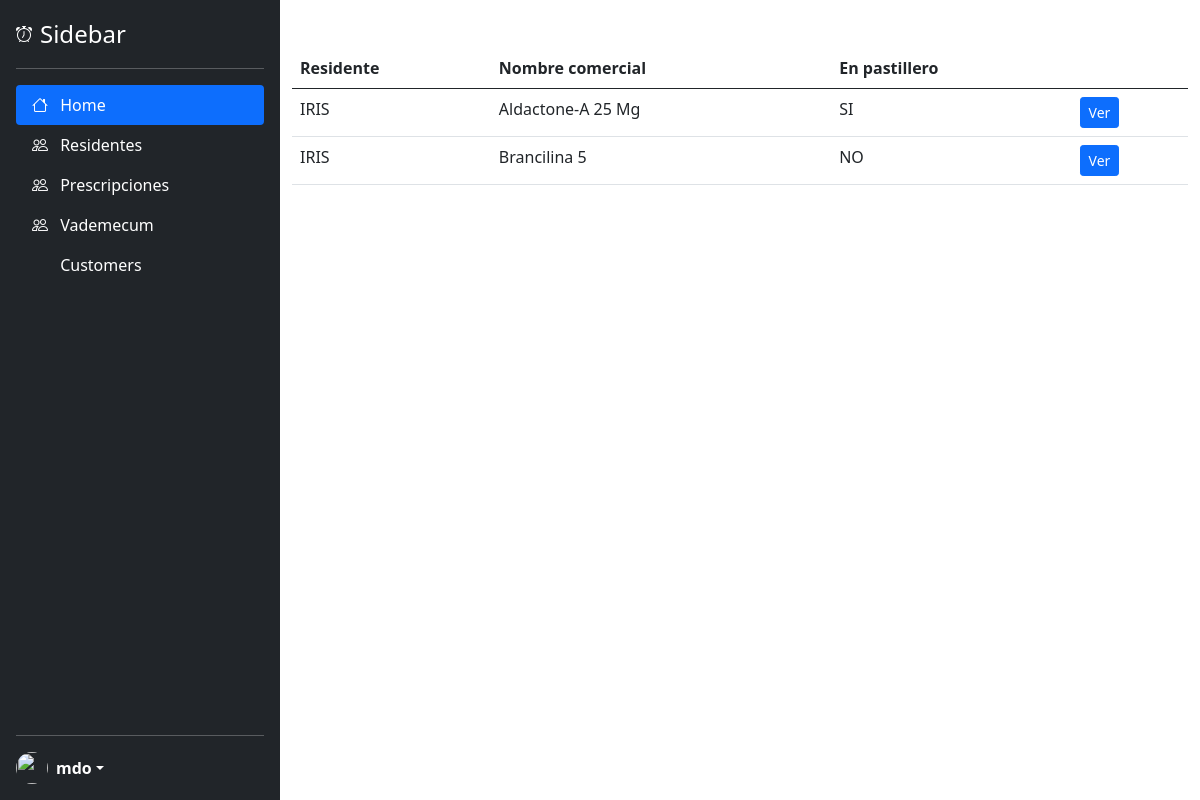
The app's page /prescriptions_list, older data.
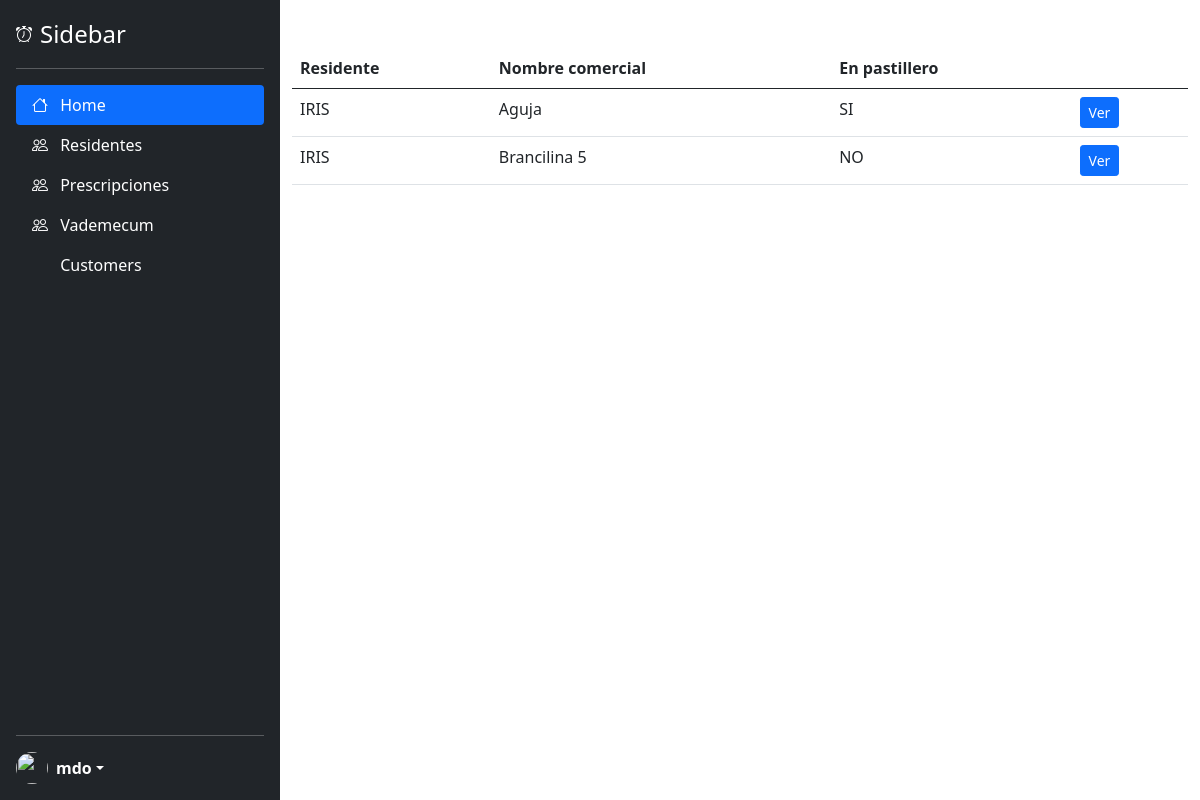
The same page, newer data.
### tables this page shows
CREATE TABLE "prescriptions" (
	"prescription_id"	INTEGER,
	"resident_id"	INTEGER NOT NULL,
	"medication_id"	INTEGER NOT NULL,
	"administration_route"	TEXT NOT NULL,
	"breakfast"	REAL,
	"lunch"	REAL,
	"tea"	REAL,
	"dinner"	REAL,
	"total_per_day"	REAL,
	"notes"	TEXT,
	"medication_status"	TEXT NOT NULL,
	"prescription_date"	DATE,
	"last_registry_date"	DATE,
	"in_pillbox"	BOOL NOT NULL,
	"floor"	TEXT NOT NULL,
	PRIMARY KEY("prescription_id" AUTOINCREMENT)
);

### main.py (the view)
@app.route("/prescriptions_list", methods = ["GET"])
def prescriptions_list():
    prescriptions_list = get_prescriptions_list()
    for prescription in prescriptions_list:
        prescription.to_show_in_html()
    return render_template('/prescriptions_list.html', prescriptions_list = prescriptions_list)

### src/prescription.py (called while the page is built)
def create_prescription_dictionary(prescription_tuple):
    prescription_dictionary = {
        "prescription_id": prescription_tuple[0],
        "resident_id": prescription_tuple[1],
        "medication_id": prescription_tuple[2],
        "administration_route": prescription_tuple[3],
        "breakfast": prescription_tuple[4],
        "lunch": prescription_tuple[5],
        "tea": prescription_tuple[6],
        "dinner": prescription_tuple[7],
        "total_per_day": prescription_tuple[8],
        "notes": prescription_tuple[9],
        "medication_status": prescription_tuple[10],
        "prescription_date": prescription_tuple[11],
        "last_registry_date": prescription_tuple[12],
        "in_pillbox": prescription_tuple[13],
        "floor": prescription_tuple[14],
    }
    return prescription_dictionary

### src/resident.py (called while the page is built)
def get_resident_by_id(resident_id):
    with sqlite3.connect("./ayekan.db") as conn:
        cursor = conn.cursor()
        cursor.execute(f'SELECT * FROM residents WHERE resident_id="{resident_id}";')
        result = cursor.fetchone()
        resident_dictionary = create_resident_dictionary(result)
        resident = Resident(resident_dictionary)
        return resident

### app/templates/prescriptions_list.html (shortened to what this page needs)
{% extends "base.html" %}
{% block content %}
  <table class="table table-hover">
    <thead>
      <tr>
        <th scope="col">Residente</th>
        <th scope="col">Nombre comercial</th>
        <th scope="col">En pastillero</th>
        <th scope="col"></th>
      </tr>
    </thead>
    <tbody>
      {% for prescription in prescriptions_list %}
      <tr>
        <td>{{ prescription.resident_id }}</td>
        <td>{{ prescription.medication_id }}</td>
        <td>{{ prescription.in_pillbox }}</td>
        <td>
            <a href="{{ url_for('selected_prescription', prescription_id = prescription.prescription_id) }}" class="btn btn-primary btn-sm">Ver</a>
        </td>
      </tr>
      {% endfor %}
    </tbody>
  </table>
{% endblock %}

Row changes from the older to the newer data that the page shows:
changed prescriptions (number 1 of 2 on the later page): medication_id "Aldactone-A 25 Mg" → "Aguja"
